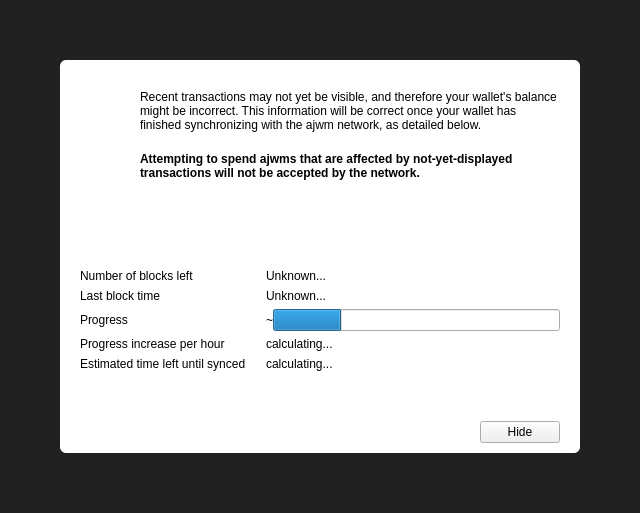
<?xml version="1.0" encoding="UTF-8"?>
<ui version="4.0">
 <class>ModalOverlay</class>
 <widget class="ModalOverlay" name="ModalOverlay">
  <property name="geometry">
   <rect>
    <x>0</x>
    <y>0</y>
    <width>640</width>
    <height>513</height>
   </rect>
  </property>
  <property name="windowTitle">
   <string>Form</string>
  </property>
  <layout class="QVBoxLayout" name="verticalLayout" stretch="0">
   <property name="sizeConstraint">
    <enum>QLayout::SetDefaultConstraint</enum>
   </property>
   <property name="leftMargin">
    <number>0</number>
   </property>
   <property name="topMargin">
    <number>0</number>
   </property>
   <property name="rightMargin">
    <number>0</number>
   </property>
   <property name="bottomMargin">
    <number>0</number>
   </property>
   <item>
    <widget class="QWidget" name="bgWidget" native="true">
     <property name="styleSheet">
      <string notr="true">#bgWidget { background: rgba(0,0,0,220); }</string>
     </property>
     <layout class="QVBoxLayout" name="verticalLayoutMain" stretch="0">
      <property name="leftMargin">
       <number>60</number>
      </property>
      <property name="topMargin">
       <number>60</number>
      </property>
      <property name="rightMargin">
       <number>60</number>
      </property>
      <property name="bottomMargin">
       <number>60</number>
      </property>
      <item>
       <widget class="QWidget" name="contentWidget" native="true">
        <property name="styleSheet">
         <string notr="true">#contentWidget { background: white; border-radius: 6px; }</string>
        </property>
        <layout class="QVBoxLayout" name="verticalLayout_3" stretch="1,0,0">
         <property name="spacing">
          <number>0</number>
         </property>
         <property name="leftMargin">
          <number>20</number>
         </property>
         <property name="topMargin">
          <number>10</number>
         </property>
         <property name="rightMargin">
          <number>20</number>
         </property>
         <property name="bottomMargin">
          <number>10</number>
         </property>
         <item>
          <widget class="QStackedWidget" name="stackedWidget">
           <property name="currentIndex">
            <number>0</number>
           </property>
           <widget class="QWidget" name="page">
            <layout class="QVBoxLayout" name="verticalLayout_2">
             <property name="spacing">
              <number>0</number>
             </property>
             <property name="leftMargin">
              <number>0</number>
             </property>
             <property name="topMargin">
              <number>0</number>
             </property>
             <property name="rightMargin">
              <number>0</number>
             </property>
             <property name="bottomMargin">
              <number>0</number>
             </property>
             <item>
              <layout class="QHBoxLayout" name="horizontalLayoutIconText" stretch="0,1">
               <property name="spacing">
                <number>20</number>
               </property>
               <property name="topMargin">
                <number>20</number>
               </property>
               <item>
                <layout class="QVBoxLayout" name="verticalLayoutIcon">
                 <item>
                  <widget class="QPushButton" name="warningIcon">
                   <property name="enabled">
                    <bool>false</bool>
                   </property>
                   <property name="text">
                    <string/>
                   </property>
                   <property name="icon">
                    <iconset>
                     <normaloff>:/icons/warning</normaloff>
                     <disabledoff>:/icons/warning</disabledoff>:/icons/warning</iconset>
                   </property>
                   <property name="iconSize">
                    <size>
                     <width>48</width>
                     <height>48</height>
                    </size>
                   </property>
                   <property name="flat">
                    <bool>true</bool>
                   </property>
                  </widget>
                 </item>
                 <item>
                  <spacer name="verticalSpacerWarningIcon">
                   <property name="orientation">
                    <enum>Qt::Vertical</enum>
                   </property>
                   <property name="sizeHint" stdset="0">
                    <size>
                     <width>20</width>
                     <height>40</height>
                    </size>
                   </property>
                  </spacer>
                 </item>
                </layout>
               </item>
               <item>
                <layout class="QVBoxLayout" name="verticalLayoutInfoText">
                 <property name="leftMargin">
                  <number>0</number>
                 </property>
                 <property name="topMargin">
                  <number>0</number>
                 </property>
                 <item>
                  <widget class="QLabel" name="infoText">
                   <property name="text">
                    <string>Recent transactions may not yet be visible, and therefore your wallet's balance might be incorrect. This information will be correct once your wallet has finished synchronizing with the ajwm network, as detailed below.</string>
                   </property>
                   <property name="textFormat">
                    <enum>Qt::RichText</enum>
                   </property>
                   <property name="wordWrap">
                    <bool>true</bool>
                   </property>
                  </widget>
                 </item>
                 <item>
                  <widget class="QLabel" name="infoTextStrong">
                   <property name="font">
                    <font>
                     <weight>75</weight>
                     <bold>true</bold>
                    </font>
                   </property>
                   <property name="text">
                    <string>Attempting to spend ajwms that are affected by not-yet-displayed transactions will not be accepted by the network.</string>
                   </property>
                   <property name="textFormat">
                    <enum>Qt::RichText</enum>
                   </property>
                   <property name="wordWrap">
                    <bool>true</bool>
                   </property>
                  </widget>
                 </item>
                 <item>
                  <spacer name="verticalSpacerInTextSpace">
                   <property name="orientation">
                    <enum>Qt::Vertical</enum>
                   </property>
                   <property name="sizeHint" stdset="0">
                    <size>
                     <width>20</width>
                     <height>40</height>
                    </size>
                   </property>
                  </spacer>
                 </item>
                </layout>
               </item>
              </layout>
             </item>
             <item>
              <layout class="QFormLayout" name="formLayout">
               <property name="fieldGrowthPolicy">
                <enum>QFormLayout::ExpandingFieldsGrow</enum>
               </property>
               <property name="horizontalSpacing">
                <number>20</number>
               </property>
               <property name="verticalSpacing">
                <number>6</number>
               </property>
               <property name="topMargin">
                <number>10</number>
               </property>
               <item row="0" column="0">
                <widget class="QLabel" name="labelNumberOfBlocksLeft">
                 <property name="font">
                  <font>
                   <weight>50</weight>
                   <bold>false</bold>
                  </font>
                 </property>
                 <property name="text">
                  <string>Number of blocks left</string>
                 </property>
                </widget>
               </item>
               <item row="0" column="1">
                <widget class="QLabel" name="numberOfBlocksLeft">
                 <property name="sizePolicy">
                  <sizepolicy hsizetype="Expanding" vsizetype="Preferred">
                   <horstretch>0</horstretch>
                   <verstretch>0</verstretch>
                  </sizepolicy>
                 </property>
                 <property name="text">
                  <string>Unknown...</string>
                 </property>
                </widget>
               </item>
               <item row="1" column="0">
                <widget class="QLabel" name="labelLastBlockTime">
                 <property name="font">
                  <font>
                   <weight>50</weight>
                   <bold>false</bold>
                  </font>
                 </property>
                 <property name="text">
                  <string>Last block time</string>
                 </property>
                </widget>
               </item>
               <item row="1" column="1">
                <widget class="QLabel" name="newestBlockDate">
                 <property name="sizePolicy">
                  <sizepolicy hsizetype="Expanding" vsizetype="Preferred">
                   <horstretch>0</horstretch>
                   <verstretch>0</verstretch>
                  </sizepolicy>
                 </property>
                 <property name="text">
                  <string>Unknown...</string>
                 </property>
                </widget>
               </item>
               <item row="2" column="0">
                <widget class="QLabel" name="labelSyncDone">
                 <property name="font">
                  <font>
                   <weight>50</weight>
                   <bold>false</bold>
                  </font>
                 </property>
                 <property name="text">
                  <string>Progress</string>
                 </property>
                </widget>
               </item>
               <item row="2" column="1">
                <layout class="QHBoxLayout" name="horizontalLayoutSync" stretch="0,1">
                 <item>
                  <widget class="QLabel" name="percentageProgress">
                   <property name="text">
                    <string notr="true">~</string>
                   </property>
                  </widget>
                 </item>
                 <item>
                  <widget class="QProgressBar" name="progressBar">
                   <property name="value">
                    <number>24</number>
                   </property>
                   <property name="format">
                    <string/>
                   </property>
                  </widget>
                 </item>
                </layout>
               </item>
               <item row="4" column="0">
                <widget class="QLabel" name="labelProgressIncrease">
                 <property name="font">
                  <font>
                   <weight>50</weight>
                   <bold>false</bold>
                  </font>
                 </property>
                 <property name="text">
                  <string>Progress increase per hour</string>
                 </property>
                </widget>
               </item>
               <item row="4" column="1">
                <widget class="QLabel" name="progressIncreasePerH">
                 <property name="sizePolicy">
                  <sizepolicy hsizetype="Expanding" vsizetype="Preferred">
                   <horstretch>0</horstretch>
                   <verstretch>0</verstretch>
                  </sizepolicy>
                 </property>
                 <property name="text">
                  <string>calculating...</string>
                 </property>
                </widget>
               </item>
               <item row="5" column="0">
                <widget class="QLabel" name="labelEstimatedTimeLeft">
                 <property name="font">
                  <font>
                   <weight>50</weight>
                   <bold>false</bold>
                  </font>
                 </property>
                 <property name="text">
                  <string>Estimated time left until synced</string>
                 </property>
                </widget>
               </item>
               <item row="5" column="1">
                <widget class="QLabel" name="expectedTimeLeft">
                 <property name="sizePolicy">
                  <sizepolicy hsizetype="Expanding" vsizetype="Preferred">
                   <horstretch>0</horstretch>
                   <verstretch>0</verstretch>
                  </sizepolicy>
                 </property>
                 <property name="text">
                  <string>calculating...</string>
                 </property>
                </widget>
               </item>
              </layout>
             </item>
            </layout>
           </widget>
           <widget class="QWidget" name="page_2">
            <layout class="QVBoxLayout" name="verticalLayout_4">
             <property name="spacing">
              <number>15</number>
             </property>
             <property name="topMargin">
              <number>40</number>
             </property>
             <property name="bottomMargin">
              <number>40</number>
             </property>
             <item>
              <layout class="QHBoxLayout" name="horizontalLayout_2">
               <item>
                <spacer name="horizontalSpacer_4">
                 <property name="orientation">
                  <enum>Qt::Horizontal</enum>
                 </property>
                 <property name="sizeHint" stdset="0">
                  <size>
                   <width>40</width>
                   <height>20</height>
                  </size>
                 </property>
                </spacer>
               </item>
               <item>
                <widget class="QPushButton" name="warningIconBackup">
                 <property name="enabled">
                  <bool>false</bool>
                 </property>
                 <property name="text">
                  <string/>
                 </property>
                 <property name="icon">
                  <iconset>
                   <normaloff>:/styles/app-icons/message_warning</normaloff>
                   <disabledoff>:/styles/app-icons/message_warning</disabledoff>:/styles/app-icons/message_warning</iconset>
                 </property>
                 <property name="iconSize">
                  <size>
                   <width>120</width>
                   <height>120</height>
                  </size>
                 </property>
                 <property name="flat">
                  <bool>true</bool>
                 </property>
                </widget>
               </item>
               <item>
                <spacer name="horizontalSpacer_5">
                 <property name="orientation">
                  <enum>Qt::Horizontal</enum>
                 </property>
                 <property name="sizeHint" stdset="0">
                  <size>
                   <width>40</width>
                   <height>20</height>
                  </size>
                 </property>
                </spacer>
               </item>
              </layout>
             </item>
             <item>
              <widget class="QLabel" name="labelNote">
               <property name="text">
                <string>IMPORATANT NOTE!</string>
               </property>
               <property name="alignment">
                <set>Qt::AlignCenter</set>
               </property>
              </widget>
             </item>
             <item>
              <widget class="QLabel" name="labelMessage">
               <property name="text">
                <string>Making a backup of your wallet helps ensure you can always maintain access to your funds. Please backup your wallet in order to avoid losing funds.</string>
               </property>
               <property name="alignment">
                <set>Qt::AlignCenter</set>
               </property>
               <property name="wordWrap">
                <bool>true</bool>
               </property>
              </widget>
             </item>
             <item>
              <spacer name="verticalSpacer">
               <property name="orientation">
                <enum>Qt::Vertical</enum>
               </property>
               <property name="sizeType">
                <enum>QSizePolicy::Expanding</enum>
               </property>
               <property name="sizeHint" stdset="0">
                <size>
                 <width>20</width>
                 <height>40</height>
                </size>
               </property>
              </spacer>
             </item>
             <item>
              <layout class="QHBoxLayout" name="horizontalLayout">
               <item>
                <spacer name="horizontalSpacer_2">
                 <property name="orientation">
                  <enum>Qt::Horizontal</enum>
                 </property>
                 <property name="sizeHint" stdset="0">
                  <size>
                   <width>40</width>
                   <height>20</height>
                  </size>
                 </property>
                </spacer>
               </item>
               <item>
                <widget class="QPushButton" name="walletBackupButton">
                 <property name="text">
                  <string>Wallet backup</string>
                 </property>
                </widget>
               </item>
               <item>
                <spacer name="horizontalSpacer_3">
                 <property name="orientation">
                  <enum>Qt::Horizontal</enum>
                 </property>
                 <property name="sizeHint" stdset="0">
                  <size>
                   <width>40</width>
                   <height>20</height>
                  </size>
                 </property>
                </spacer>
               </item>
              </layout>
             </item>
            </layout>
           </widget>
          </widget>
         </item>
         <item>
          <spacer name="verticalSpacerAfterText">
           <property name="orientation">
            <enum>Qt::Vertical</enum>
           </property>
           <property name="sizeHint" stdset="0">
            <size>
             <width>20</width>
             <height>40</height>
            </size>
           </property>
          </spacer>
         </item>
         <item>
          <layout class="QHBoxLayout" name="horizontalLayoutButtons">
           <property name="leftMargin">
            <number>10</number>
           </property>
           <property name="topMargin">
            <number>10</number>
           </property>
           <item>
            <spacer name="horizontalSpacer">
             <property name="orientation">
              <enum>Qt::Horizontal</enum>
             </property>
             <property name="sizeHint" stdset="0">
              <size>
               <width>40</width>
               <height>20</height>
              </size>
             </property>
            </spacer>
           </item>
           <item>
            <widget class="QPushButton" name="closeButton">
             <property name="text">
              <string>Hide</string>
             </property>
            </widget>
           </item>
          </layout>
         </item>
        </layout>
       </widget>
      </item>
     </layout>
    </widget>
   </item>
  </layout>
 </widget>
 <customwidgets>
  <customwidget>
   <class>ModalOverlay</class>
   <extends>QWidget</extends>
   <header>qt/modaloverlay.h</header>
   <container>1</container>
  </customwidget>
 </customwidgets>
 <resources/>
 <connections/>
</ui>
